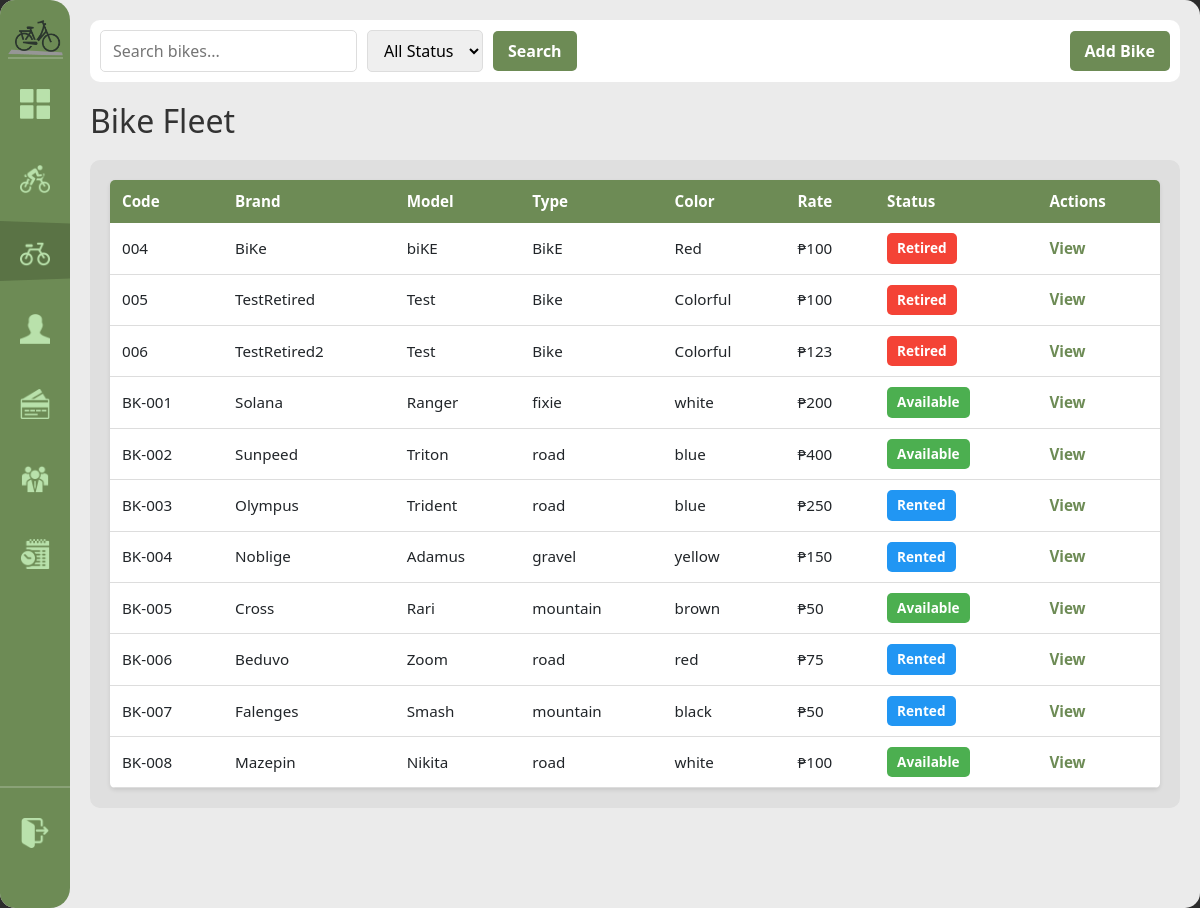
The page /bikes (signed in) on the database its author committed.
### tables this page shows
CREATE TABLE bike (
            bike_id INTEGER PRIMARY KEY AUTOINCREMENT,
            bike_code TEXT NOT NULL UNIQUE,
            brand TEXT NOT NULL, model TEXT NOT NULL,
            color TEXT NOT NULL,
            bike_rate DECIMAL(8,2) NOT NULL DEFAULT 0,
            type TEXT NOT NULL DEFAULT 'standard',
            status TEXT NOT NULL DEFAULT 'available' CHECK(status IN('available','rented','retired')),
            date_added DATE NOT NULL DEFAULT(date('now','localtime'))
        );

### handlers/bike_routes.py (the view)
@bikes_bp.route('/bikes')
@login_required
def registry():
    search = request.args.get('search', '')
    status = request.args.get('status', 'all')
    all_bikes = database.get().get_all_bikes(search, status)
    return render_template('bike_registry.html', bikes=all_bikes, search=search, filter_status=status)

### app.py (called while the page is built)
def get_sidebar_state():
    return request.cookies.get('sidebarState') == 'expanded'

@app.context_processor
def inject_sidebar_state():
    return dict(sidebar_expanded=get_sidebar_state())

@app.context_processor
def inject_current_staff():
    staff = current_staff()
    return dict(current_staff=staff, is_admin=staff and staff.get("role") == "admin")

### modules/auth.py (called while the page is built)
def login_required(view):
    @wraps(view)
    def wrapped(*args, **kwargs):
        if not session.get("staff_id"):
            return redirect(url_for("login"))
        return view(*args, **kwargs)
    return wrapped

def current_staff():
    if not session.get("staff_id"):
        return None
    return {
        "staff_id": session.get("staff_id"),
        "username": session.get("username"),
        "first_name": session.get("first_name"),
        "last_name": session.get("last_name"),
        "role": session.get("role"),
    }

### modules/database.py (called while the page is built, shortened)
def get():
    if not db: init()
    return db

    def get_all_bikes(self, search="", status="all"):
        q = f"%{search}%"
        query = """
            SELECT * FROM bike
            WHERE bike_code LIKE ?
               OR brand LIKE ?
               OR model LIKE ?
               OR color LIKE ?
            ORDER BY bike_code
        """
        return [dict(r) for r in self.conn.execute(query, (q, q, q, q)).fetchall()]

### templates/bike_registry.html (shortened to what this page needs)
{% extends "base.html" %}
{% block content %}
<div class="top-bar">
    <form method="get" class="search-form">
        <input type="text" name="search" placeholder="Search bikes..." value="{{ search }}">
        <select name="status">
            <option value="all" {% if filter_status == 'all' %}selected{% endif %}>All Status</option>
        </select>
        <button type="submit" sound-type="minor">Search</button>
        <button type="button" id="add-bike-btn" class="btn-primary">Add Bike</button>
    </form>
</div>
<h1>Bike Fleet</h1>
<div class="content-grid">
    <div class="scroll-table-container">
        <table>
            <thead>
                <tr>
                <th>Code</th>
                <th>Brand</th>
                <th>Model</th>
                <th>Type</th>
                <th>Color</th>
                <th>Rate</th>
                <th>Status</th>
                <th>Actions</th>
            </tr>
        </thead>
        <tbody>
            {% for bike in bikes %}
            <tr>
                <td>{{ bike['bike_code'] }}</td>
                <td>{{ bike['brand'] }}</td>
                <td>{{ bike['model'] }}</td>
                <td>{{ bike['type'] }}</td>
                <td>{{ bike['color'] }}</td>
                <td>₱{{ bike['bike_rate'] }}</td>
                <td><span class="status-badge status-{{ bike['status'] }}">{{ bike['status'].replace('_', ' ').title() }}</span></td>
                <td><a href="{{ url_for('bikes.bike_detail', bid=bike['bike_id']) }}">View</a></td>
            </tr>
            {% endfor %}
        </tbody>
    </table>
    </div>
</div>
{% endblock %}

### static/style.css (style rules this page uses)
:root { --primary-green: #6D8B55; --secondary-green: #566d42; --bg-light: #EBEBEB; --white: #FFFFFF; --sidebar-collapsed: 70px; --sidebar-expanded: 165px; }
body { margin: 0; font-family: 'Segoe UI', Tahoma, Geneva, Verdana, sans-serif; background-color: #2C2C2C; }
.top-bar { background-color: var(--white); opacity: 1; padding: 10px; border-radius: 10px; margin-bottom: 20px; }
.content-grid { display: flex; flex-grow: 1; opacity: 1; background-color: #DFDFDF; border-radius: 10px; }
.scroll-table-container { width: 100%; overflow-x: auto; overflow-y: auto; max-height: calc(100vh - 260px); padding: 20px; box-sizing: border-box; }
.btn-primary, .btn-secondary, button[type="submit"] { padding: 10px 20px; border: none; border-radius: 5px; cursor: pointer; font-weight: bold; text-decoration: none; display: inline-block; transition: all 0.3s ease; }
.btn-primary, button[type="submit"] { background-color: var(--primary-green); color: white; }
table { width: 100%; border-collapse: collapse; background: white; border-radius: 5px; overflow: hidden; box-shadow: 0 2px 4px rgba(0,0,0,0.1); }
table thead { background-color: var(--primary-green); color: white; }
table th, table td { padding: 10px 12px; text-align: left; font-size: 0.95rem; }
table tbody tr { border-bottom: 1px solid #ddd; }
table a { color: var(--primary-green); text-decoration: none; font-weight: bold; }
.status-badge { display: inline-block; padding: 5px 10px; border-radius: 5px; font-size: 0.85rem; font-weight: bold; }
.status-badge.status-active, .status-badge.status-available { background-color: #4CAF50; color: white; }
.status-badge.status-rented { background-color: #2196F3; color: white; }
.status-badge.status-inactive, .status-badge.status-retired, .status-badge.status-overdue { background-color: #f44336; color: white; }
.search-form { display: flex; gap: 10px; align-items: center; flex-wrap: wrap; }
.search-form input, .search-form select { padding: 8px 12px; border: 1px solid #ddd; border-radius: 5px; font-family: inherit; }
.search-form button { padding: 8px 15px; background-color: var(--primary-green); color: white; border: none; border-radius: 5px; cursor: pointer; font-weight: bold; }
.search-form .btn-primary { background-color: var(--primary-green); margin-left: auto; }
h1, h2 { color: #333; margin: 10px 0; }
h1 { font-size: 2rem; margin-bottom: 20px; }

### rows shown on the page
bike: bike_code "004", brand "BiKe", model "biKE", type "BikE", color "Red", bike_rate "100", status.replace "Retired"
bike: bike_code "005", brand "TestRetired", model "Test", type "Bike", color "Colorful", bike_rate "100", status.replace "Retired"
bike: bike_code "006", brand "TestRetired2", model "Test", type "Bike", color "Colorful", bike_rate "123", status.replace "Retired"
bike: bike_code "BK-001", brand "Solana", model "Ranger", type "fixie", color "white", bike_rate "200", status.replace "Available"
bike: bike_code "BK-002", brand "Sunpeed", model "Triton", type "road", color "blue", bike_rate "400", status.replace "Available"
bike: bike_code "BK-003", brand "Olympus", model "Trident", type "road", color "blue", bike_rate "250", status.replace "Rented"
bike: bike_code "BK-004", brand "Noblige", model "Adamus", type "gravel", color "yellow", bike_rate "150", status.replace "Rented"
bike: bike_code "BK-005", brand "Cross", model "Rari", type "mountain", color "brown", bike_rate "50", status.replace "Available"
bike: bike_code "BK-006", brand "Beduvo", model "Zoom", type "road", color "red", bike_rate "75", status.replace "Rented"
bike: bike_code "BK-007", brand "Falenges", model "Smash", type "mountain", color "black", bike_rate "50", status.replace "Rented"
bike: bike_code "BK-008", brand "Mazepin", model "Nikita", type "road", color "white", bike_rate "100", status.replace "Available"
